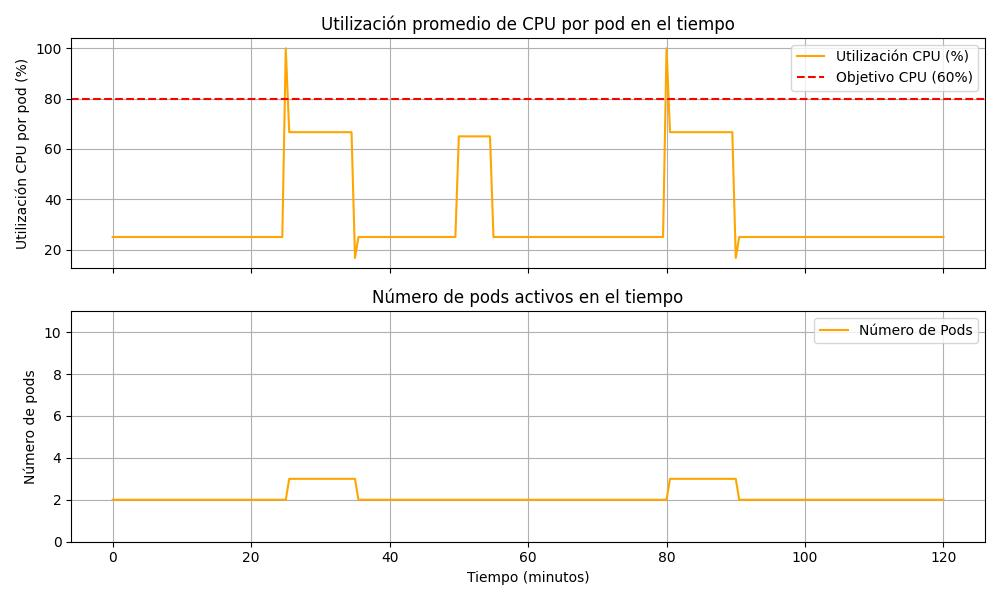

The Python source for this figure:
import numpy as np
import matplotlib.pyplot as plt

# Parámetros de simulación
total_time_minutes = 120  # tiempo total de simulación en minutos (2 horas)
dt = 0.5  # paso de tiempo en minutos (0.5 min = 30 segundos por paso)
num_steps = int(total_time_minutes / dt) + 1  # cantidad de instantes de tiempo simulados

# Setpoint (objetivo) de utilización de CPU (fracción de 1, es decir 0.80 = 80%)
cpu_target = 0.80

# Límite mínimo y máximo de pods
min_pods = 2
max_pods = 10

# Tiempo de enfriamiento (cooldown) en minutos para evitar escalados muy seguidos
cooldown_minutes = 5  # por ejemplo, 5 minutos de espera mínima entre escalados
cooldown_steps = int(cooldown_minutes / dt)

# Función que modela la carga del sistema (con picos y caídas en el tiempo)
def carga_sistema(t):
    """
    Devuelve la carga total relativa a la capacidad de un pod en el tiempo t (minutos).
    Incluye una carga base y picos de carga en ciertos intervalos de tiempo.
    """
    # Carga base (por ejemplo, 0.5 corresponde a 50% de uso de un pod)
    carga = 0.5
    # Pico 1: alta carga entre 25 y 35 minutos
    if 25 <= t < 35:
        carga += 1.5  # aumento de carga (pico alto)        
    # Pico 2: carga moderada entre 50 y 55 minutos
    if 50 <= t < 55:
        carga += 0.8  # aumento de carga (pico moderado)
    # Pico 3: alta carga entre 80 y 90 minutos
    if 80 <= t < 90:
        carga += 1.5  # aumento de carga (segundo pico alto)

    return carga

# Arreglos para almacenar resultados en el tiempo
tiempos = np.arange(0, total_time_minutes + 0.0001, dt)  # vector de tiempo en minutos
uso_cpu = np.zeros_like(tiempos)    # utilización de CPU por pod (fracción de 1)
cantidad_pods = np.zeros_like(tiempos)  # número de pods activos

# Condiciones iniciales
pods_actuales = min_pods  # iniciar con el número mínimo de pods
ultimo_escaleo = -cooldown_steps  # indicador de último paso donde se escaló (inicializar negativo para permitir escalar al inicio)

# Bucle de simulación en pasos de dt
for i, t in enumerate(tiempos):
    # 1. Calcular carga actual del sistema
    carga_total = carga_sistema(t)
    # 2. Calcular utilización promedio de CPU por pod
    uso_actual = carga_total / pods_actuales
    # Guardar métricas actuales en los arreglos de resultados
    uso_cpu[i] = uso_actual
    cantidad_pods[i] = pods_actuales
    # 3. Controlador proporcional: decidir si escalar según CPU vs objetivo
    if i - ultimo_escaleo >= cooldown_steps:
        # Calcular réplicas deseadas según la fórmula proporcional
        replicas_deseadas = pods_actuales * (uso_actual / cpu_target)
        # Redondear hacia arriba para no infra-provisionar (ceil asegura cubrir la carga)
        nuevos_pods = int(np.ceil(replicas_deseadas))
        # Aplicar límites mínimo y máximo
        if nuevos_pods < min_pods:
            nuevos_pods = min_pods
        if nuevos_pods > max_pods:
            nuevos_pods = max_pods
        # Si hay un cambio en la cantidad de pods, aplicar escalado
        if nuevos_pods != pods_actuales:
            pods_actuales = nuevos_pods
            ultimo_escaleo = i  # registrar el paso en que se escala
# Fin del bucle de simulación

# Graficar resultados
fig, (ax1, ax2) = plt.subplots(2, 1, figsize=(10,6), sharex=True)
# Gráfico de utilización de CPU (% por pod)
ax1.plot(tiempos, uso_cpu * 100, color='orange', label='Utilización CPU (%)')
ax1.axhline(cpu_target * 100, color='r', linestyle='--', label='Objetivo CPU (60%)')
ax1.set_ylabel('Utilización CPU por pod (%)')
ax1.set_title('Utilización promedio de CPU por pod en el tiempo')
ax1.legend(loc='upper right')
ax1.grid(True)
# Gráfico del número de pods activos
ax2.plot(tiempos, cantidad_pods, color='orange', label='Número de Pods')
ax2.set_ylabel('Número de pods')
ax2.set_xlabel('Tiempo (minutos)')
ax2.set_title('Número de pods activos en el tiempo')
ax2.set_ylim(0, max_pods + 1)
ax2.legend(loc='upper right')
ax2.grid(True)
plt.tight_layout()
plt.show()
